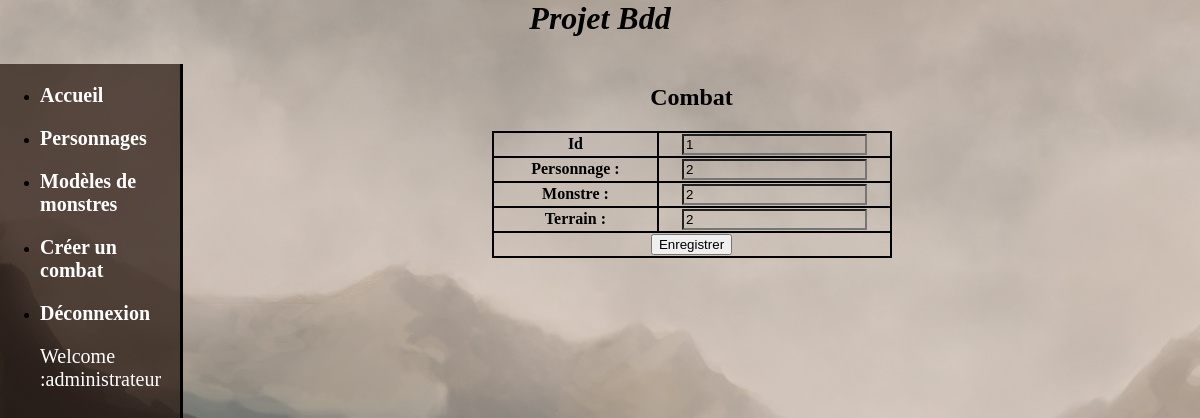
The app's page /view/form_battle.php?action=edition&id=1 (signed in) with its own data.
### tables this page shows
CREATE TABLE `Combat` (
  `idCombat` int(3) NOT NULL,
  `IdTerrain` int(3) NOT NULL,
  `IdMonstre` int(3) NOT NULL,
  `IdPersonnage` int(3) NOT NULL
);

### view/config.php (called while the page is built)
<?php
  $domaine = "http://localhost/projetbdd/";
 ?>

### modele/fonction_battle.php (called while the page is built, shortened)
<?php
  function get_battle($idCombat){
    include 'bdd.php';
    $req = $pdo->prepare("SELECT * FROM Combat WHERE idCombat = :idCombat;");
    $req->bindParam('idCombat', $idCombat, PDO::PARAM_INT);
    $req->execute();
    return $req->fetch();
  }
 ?>

### view/form_battle.php (the view, shortened to what this page needs)
<html>
  <head>
    <?php include 'config.php'; ?>
  </head>
  <body>
    <div id="head">
      <?php
      include 'header.php';
      include '../modele/fonction_battle.php';
      include 'nav.php';
      ?>
    </div>
    <?php
      $action = $_GET["action"];
      if($action=="edition")
        $combat = get_battle($_GET["id"]);
    ?>
    <div>
      <center><h2>Combat</h2></center>
      <form action="<?php echo $domaine; ?>controller/battle_studio_controller.php?action=<?php echo $action; ?>" method="post">
        <table border="0" width="400" align="center">
          <tr>
            <?php if($action=="edition") {?><td width="300"><b>Id</b></td>
            <td width="300">
              <input type="<?php if($action=="nouveau") echo "hidden"; else echo "text"; ?>" name="idCombat" value="<?php if($action=="edition") echo $_GET["id"]; ?>">
            </td>
          </tr>
          <?php } ?>
          <tr>
            <td width="300"><b>Personnage :</b></td>
            <td width="300">
              <input type="text" name="IdPersonnage" value="<?php if($action=="edition") echo $combat["IdPersonnage"]; ?>">
            </td>
          </tr>
          <tr>
            <td width="300"><b>Monstre :</b></td>
            <td width="300">
              <input type="text" name="IdMonstre" value="<?php if($action=="edition") echo $combat["IdMonstre"]; ?>">
            </td>
          </tr>
          <tr>
            <td width="300"><b>Terrain :</b></td>
            <td width="300">
              <input type="text" name="IdTerrain" value="<?php if($action=="edition") echo $combat["IdTerrain"]; ?>">
            </td>
          </tr>
          <tr>
          <td colspan="2">
            <input type="submit" name="submit" value="Enregistrer">
          </td>
        </tr>
        </table>
      </form>
    </div>
  </body>
</html>

### ressources/css/styles.css (style rules this page uses)
body { background-image: url(../fond.jpg); margin: 0; padding: 0; }
#head { background-image: url(../fond.jpg); }
table, th, td { text-align: center; border: 2px solid black; border-collapse: collapse; }
input[type="text"] { background: transparent; }

### records on screen
combat: IdPersonnage "2", IdMonstre "2", IdTerrain "2"

### other values on screen
$_SESSION['login'] "administrateur"
